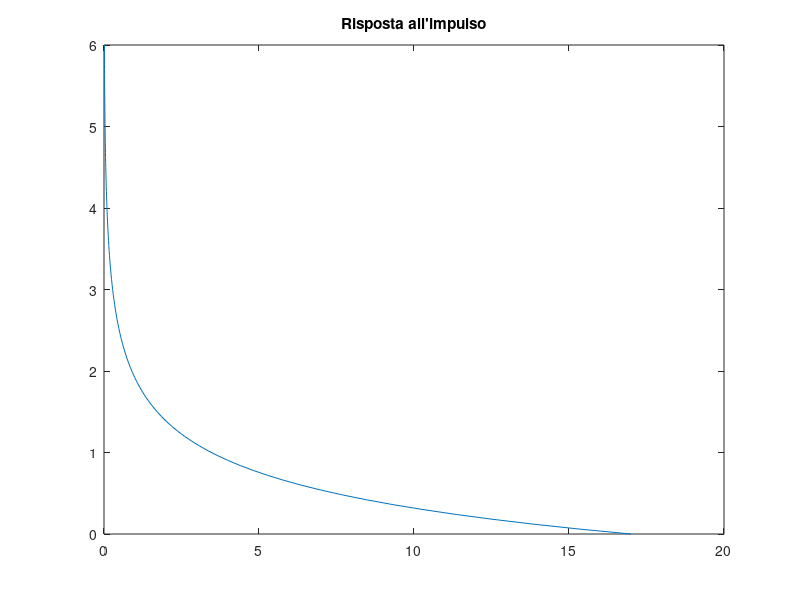
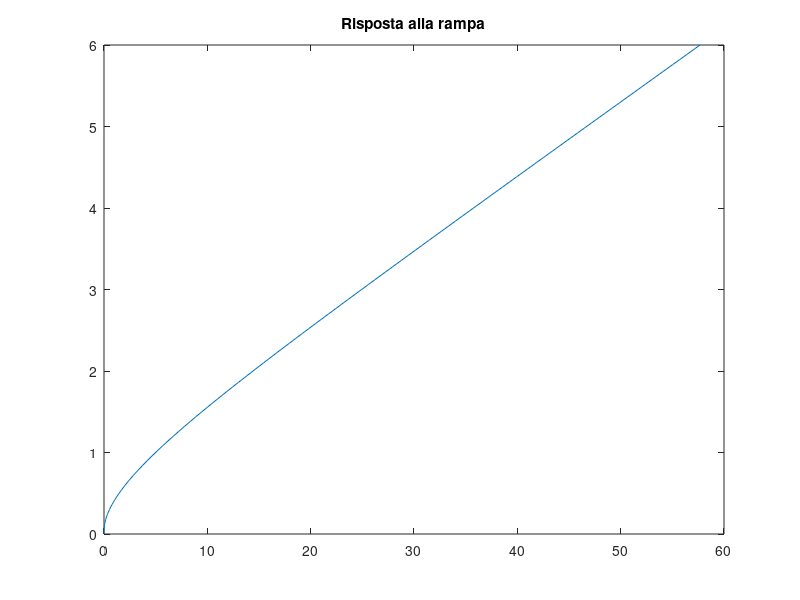

These charts were generated, in order, by the following MATLAB code:
function Esempio3_25()
  % Esercizio sulla risposta del sistema
  close all
  clear all
  clc
  pkg load control
  % Dati
  disp('sistema:')
  A=[-1 0;0 -2]
  B=[5;4]
  C=[1 3]
  D=0;

  sys = ss(A,B,C,D);

  % Verifica di stabilità asintotica:
  stabile = true;
  p = pole(sys);
  for i = 1:length(p)
    stabile = stabile && (p(i) < 0);
  endfor

  if(stabile) disp("sistema stabile");
  else disp("sistema NON stabile"); endif

  % Calcolo della risposta all'impulso
  figure();
  [yimp, t, x] = impulse(sys);
  plot(yimp, t);
  title ("Risposta all'impulso");

  % Calcolo della risposta alla rampa
  figure();
  [yramp, t, x] = ramp(sys);
  plot(yramp, t);
  title ("Risposta alla rampa");

  % Calcolo del guadagno statico
  % Basta guardare per s->0
  fdt = tf(sys);
  [num, den] = tfdata(fdt, 'v');
  gain = polyval(num, 0) / polyval(den, 0);
  disp("Guadagno statico:");
  gain
endfunction
